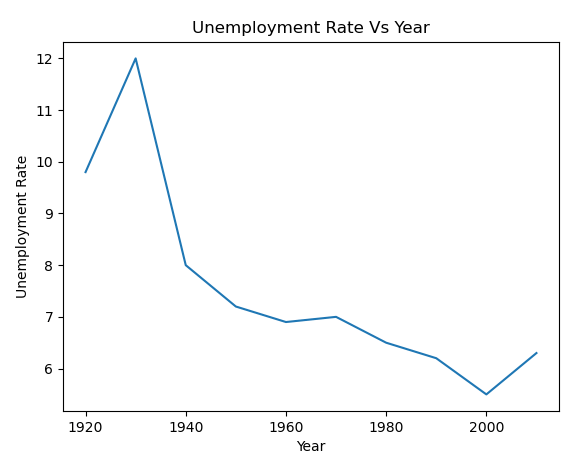
#> input picture sample_graphs/line simple.png, 571 x 461 px, found by its file name; the run also reads 1 picture not shown here
$ jupyter execute --allow-errors sandbox.ipynb
#> lines starting #> are read from the running program, lines starting #| are printed output that depends on the picture; after the words box and inside, x2 and y2 are one past the last pixel; in counts of white or black regions, pixels touching at a corner belong together; long printed decimals are rounded
### deprecated_mvp/graph_reader_mvp.py
import cv2
import matplotlib.pyplot as plt
import numpy as np
from sklearn.cluster import KMeans
from logging import Logger

logger = Logger("Graph Reader", level="DEBUG")


def get_curve_point(image, x):
    min_indexes = np.where(image[:, x] == np.min(image[:, x]))
    return int(np.mean(min_indexes))


# [97 lines left out: functions get_axis_scale, main_v0, get_curve_roi, get_all_rois, compute_kmeans, count_curves, not called in this run]


def get_curve_number(roi):
    grey_roi = cv2.cvtColor(roi, cv2.COLOR_BGR2GRAY)
    return max([count_curves(grey_roi, int(i * grey_roi.shape[1] / 6)) for i in range(2, 6)])

### graph_reader.py
import cv2
import matplotlib.pyplot as plt
import numpy as np
from sklearn.cluster import KMeans
from logging import Logger
import os

import pytesseract
from pytesseract.pytesseract import Output

from utils import is_number

# Local Tesseract
pytesseract.pytesseract.tesseract_cmd = "C:\\Program Files\\Tesseract-OCR\\tesseract.exe"
# Heroku app
# pytesseract.pytesseract.tesseract_cmd = "/app/.apt/usr/bin/tesseract"

logger = Logger("Graph Reader", level="DEBUG")


class GraphReader:
    def __init__(self) -> None:
        self.source_name = None

    # [172 lines left out: functions from_image, display_graph, get_graph_image, get_curve_colors, detect_axis_ticks, get_ticks_indexes and 4 more, not called in this run]

    def compute_bg_index(self):
        index_value_counts = [(self.mask_curve_roi == i).sum() for i in np.unique(self.mask_curve_roi)]
        return np.argmax(index_value_counts)

    # [132 lines left out: functions get_axis_scale, get_min_max_values, get_min_max_pixels, compute_axis_scales, read_curves, filter_empty_points and 6 more, not called in this run]

    def get_curve_number(self):
        grey_roi = cv2.cvtColor(self.curve_roi, cv2.COLOR_BGR2GRAY)
        return max([self.count_curves(grey_roi, int(i * grey_roi.shape[1] / 6)) for i in range(2, 6)])


def get_curve_point(image, x):
    min_indexes = np.where(image[:, x] == np.min(image[:, x]))
    return int(np.mean(min_indexes))


# [23 lines that do not run on import are left out]

# [74 lines of commented-out code are left out]

### sandbox.ipynb
# MVP example
Simple trial with a unique curve and user giving min/max values for x and y

[cell 1]
import deprecated_mvp.graph_reader_mvp as gr_mvp
import cv2
import matplotlib.pyplot as plt
import numpy as np
from importlib import reload
reload(gr_mvp)

[cell 2]
x0, x1 = 1920, 2010
y0, y1 = 5.5, 12
sample_line = r"sample_graphs\line simple.png"
color_img = cv2.imread(sample_line)
#> color_img is the input picture: shape (461, 571, 3); mean B, G, R 250.6, 250.2, 249.7

x, y, grey_roi, roi = gr_mvp.main_v0(color_img, x0, x1, y0, y1, nb_points=200)
#> in get_curve_roi, `edges = cv2.Canny(grey_img, 50, 150, apertureSize=3)`:
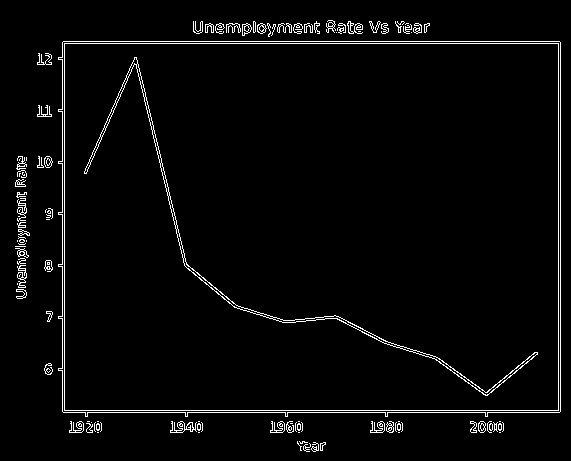
#> edges: shape (461, 571); 3% white in thin lines or dots, all inside (x1, y1, x2, y2) = (15, 20, 561, 452)
#> in get_curve_roi, `contours = cv2.findContours(edges, cv2.RETR_EXTERNAL, cv2.CHAIN_APPROX..`: contours = 107 contours, 71 with area under 20; largest, box (x1, y1, x2, y2) and area: (58, 41, 561, 417) 184864, (170, 421, 197, 433) 112, (242, 23, 252, 36) 78, (44, 156, 53, 168) 70, (17, 265, 27, 288) 69
#> the loop in get_curve_roi, `for cnt in contours:` made 107 passes
#> in get_curve_roi, `x_min, y_min = np.min(biggest_rectangle, axis=0)`: x_min = 62; y_min = 41
#> in get_curve_roi, `x_max, y_max = np.max(biggest_rectangle, axis=0)`: x_max = 560; y_max = 412
#> in main_v0, `x_lower, y_lower, width, height = cv2.boundingRect(binary_roi)`: x_lower = 19; y_lower = 13; width = 454; height = 339
#> in main_v0, `x_upper = x_lower + width`: x_upper = 473
#> in main_v0, `y_upper = y_lower + height`: y_upper = 352
#> in main_v0, `x_scale = get_axis_scale(x_min_value, x_max_value, x_lower, x_upper)`: x_scale = 0.198
#> in main_v0, `y_scale = get_axis_scale(y_min_value, y_max_value, y_lower, y_upper)`: y_scale = 0.0192
#| Scale coefficient X-axis: 0.1982
#| Scale coefficient Y-axis: 0.01917
#> in get_curve_point, `min_indexes = np.where(image[:, x] == np.min(image[:, x]))`: min_indexes = ([128],)
#> in main_v0, `y_points = np.array([get_curve_point(image=grey_roi, x=int(x)) for x i..`: y_points = 200 values, max 349 at index 177, min 16 at index 22, mean 246.8
#> x = 200 values from 1920 to 2009.8; y = 200 values, max 11.94 at index 22, min 5.56 at index 177, mean 7.52
plt.figure(figsize=(10, 8))
plt.scatter(x,y)
plt.show()

[cell 3]
max(y)
#> Out = 11.94

[cell 4]
x0, x1 = -10, 10
y0, y1 = 0, 100
sample_line = r"sample_graphs\parabole.png"
color_img = cv2.imread(sample_line)
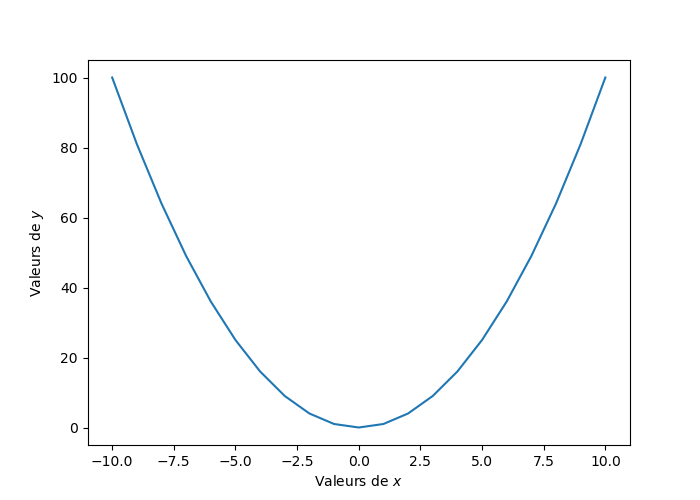
#> input picture sample_graphs/parabole.png, 700 x 500 px, found by its file name
#> color_img is the input picture: shape (500, 700, 3); mean B, G, R 252, 251.7, 251.2

x, y, grey_roi, roi = gr_mvp.main_v0(color_img, x0, x1, y0, y1, nb_points=200)
#> call 2 of main_v0, with x_min_value = -10, x_max_value = 10, y_min_value = 0, y_max_value = 100, nb_points = 200
#> in get_curve_roi (call 2), `contours = cv2.findContours(edges, cv2.RETR_EXTERNAL, cv2.CHAIN_APPROX..`: contours = 93 contours, 70 with area under 20; largest, box (x1, y1, x2, y2) and area: (83, 59, 632, 451) 210661, (60, 142, 78, 154) 85, (612, 455, 621, 467) 72, (483, 455, 492, 467) 72, (349, 455, 358, 467) 72
#> the loop in get_curve_roi (call 2), `for cnt in contours:` made 93 passes
#> in main_v0 (call 2), `binary_roi = cv2.bitwise_not(grey_roi)`:
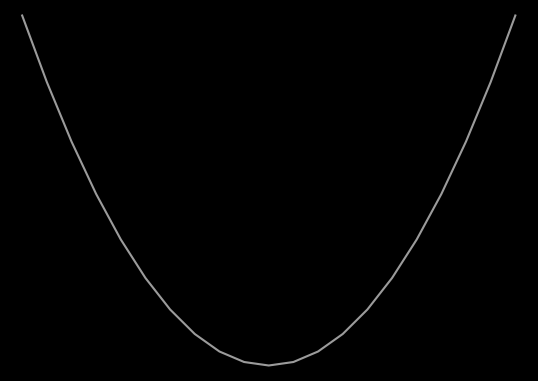
#> binary_roi: shape (381, 538); min 0, max 155, mean 1.4
#> in main_v0 (call 2), `x_lower, y_lower, width, height = cv2.boundingRect(binary_roi)`: x_lower = 20; y_lower = 14; width = 497; height = 353
#> in main_v0 (call 2), `x_upper = x_lower + width`: x_upper = 517
#> in main_v0 (call 2), `y_upper = y_lower + height`: y_upper = 367
#> in main_v0 (call 2), `x_scale = get_axis_scale(x_min_value, x_max_value, x_lower, x_upper)`: x_scale = 0.0402
#> in main_v0 (call 2), `y_scale = get_axis_scale(y_min_value, y_max_value, y_lower, y_upper)`: y_scale = 0.283
#| Scale coefficient X-axis: 0.04024
#| Scale coefficient Y-axis: 0.2833
#> in main_v0 (call 2), `y_points = np.array([get_curve_point(image=grey_roi, x=int(x)) for x i..`: y_points = 200 values, max 365 at index 99, min 14 at index 0, mean 245
#> x = 200 values from -10 to 9.96; y = 200 values, max 100 at index 0, min 0.567 at index 99, mean 34.56
plt.figure(figsize=(10, 8))
plt.scatter(x,y)
plt.show()

[cell 5]
x0, x1 = 0, 10
y0, y1 = -1, 1
sample_line = r"sample_graphs\sin.png"
color_img = cv2.imread(sample_line)
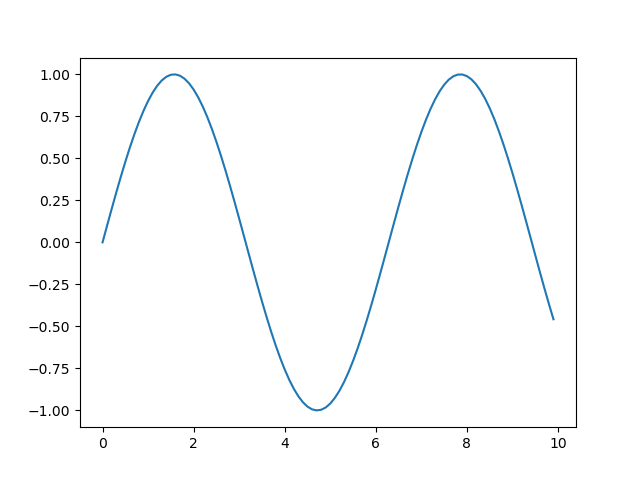
#> input picture sample_graphs/sin.png, 640 x 480 px, found by its file name
#> color_img is the input picture: shape (480, 640, 3); mean B, G, R 251.9, 251.4, 250.7

x, y, grey_roi, roi = gr_mvp.main_v0(color_img, x0, x1, y0, y1, nb_points=200)
#> call 3 of main_v0, with x_min_value = 0, x_max_value = 10, y_min_value = -1, y_max_value = 1, nb_points = 200
#> in get_curve_roi (call 3), `contours = cv2.findContours(edges, cv2.RETR_EXTERNAL, cv2.CHAIN_APPROX..`: contours = 67 contours, 49 with area under 20; largest, box (x1, y1, x2, y2) and area: (75, 57, 578, 433) 184891, (99, 437, 108, 449) 72, (52, 237, 61, 249) 72, (40, 237, 49, 249) 72, (40, 195, 49, 207) 72
#> in main_v0 (call 3), `binary_roi = cv2.bitwise_not(grey_roi)`:
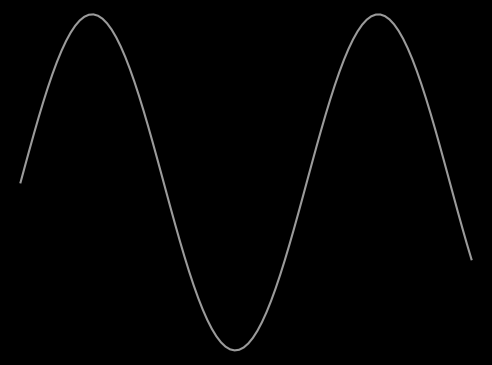
#> binary_roi: shape (365, 492); min 0, max 155, mean 2.2
#> in main_v0 (call 3), `x_lower, y_lower, width, height = cv2.boundingRect(binary_roi)`: x_lower = 19; y_lower = 13; width = 454; height = 339
#> in main_v0 (call 3), `x_upper = x_lower + width`: x_upper = 473
#> in main_v0 (call 3), `y_upper = y_lower + height`: y_upper = 352
#> in main_v0 (call 3), `x_scale = get_axis_scale(x_min_value, x_max_value, x_lower, x_upper)`: x_scale = 0.022
#> in main_v0 (call 3), `y_scale = get_axis_scale(y_min_value, y_max_value, y_lower, y_upper)`: y_scale = 0.0059
#| Scale coefficient X-axis: 0.02203
#| Scale coefficient Y-axis: 0.0059
#> in main_v0 (call 3), `y_points = np.array([get_curve_point(image=grey_roi, x=int(x)) for x i..`: y_points = 200 values, max 350 at index 95, min 14 at index 31, mean 150.2
#> x = 200 values from 0 to 9.98; y = 200 values, max 0.994 at index 31, min -0.988 at index 95, mean 0.191
plt.figure(figsize=(10, 8))
plt.scatter(x,y)
plt.show()

# V0 Test:

[cell 6]
import graph_reader
import cv2
import matplotlib.pyplot as plt
import numpy as np
from importlib import reload
reload(graph_reader)

[cell 7]
sample_line = r"sample_graphs\double_sincos.png"
# sample_line = r"sample_graphs\lineaire_multiple_sans_legende.png"
# sample_line = r"sample_graphs\tiretee.png"
# sample_line = r"sample_graphs\double_tiretee_simple.png"

gr = graph_reader.GraphReader()
# gr.from_image(sample_line, nb_points=300, automatic_scale=False, x_min_value=0, x_max_value=5,y_min_value=0,y_max_value=25)
#> (the rest of this cell did not finish here and is left out)

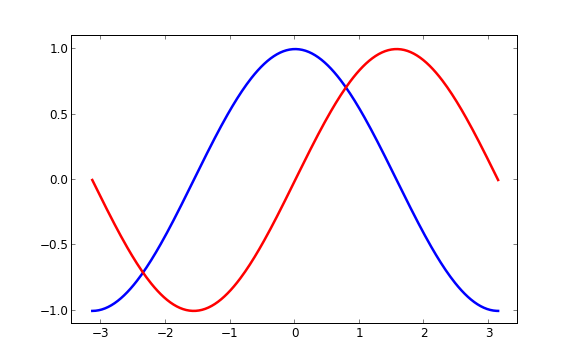
#> input picture sample_graphs/double_sincos.png, 576 x 360 px, found by its file name
#> in from_image, self.color_image is the input picture: shape (360, 576, 3); mean B, G, R 250.5, 248.4, 250.6
#> in get_all_rois, `contours = cv2.findContours(edges, cv2.RETR_EXTERNAL, cv2.CHAIN_APPROX..`: contours = 30 contours, 20 with area under 20; largest, box (x1, y1, x2, y2) and area: (72, 36, 517, 323) 126984, (41, 239, 57, 250) 75, (60, 305, 68, 316) 60, (60, 174, 68, 185) 60, (60, 43, 68, 54) 60
#> the loop in get_all_rois, `for cnt in contours:` made 30 passes
#> in get_all_rois, `self.curve_roi_x_min, self.curve_roi_y_min = np.min(biggest_rectangle,..`: self.curve_roi_x_min = 72; self.curve_roi_y_min = 36
#> in get_all_rois, `self.curve_roi_x_max, self.curve_roi_y_max = np.max(biggest_rectangle,..`: self.curve_roi_x_max = 516; self.curve_roi_y_max = 322
#> the loop in count_curves, `for pixel in gray_roi[:, x]:` made 280 passes
#> after the loop in count_curves, `for pixel in gray_roi[:, x]:`: nb_curves = 2
#> the loop in count_curves (call 2), `for pixel in gray_roi[:, x]:` made 280 passes
#> in compute_kmeans, `return result.reshape(curve_roi.shape[:2])`:
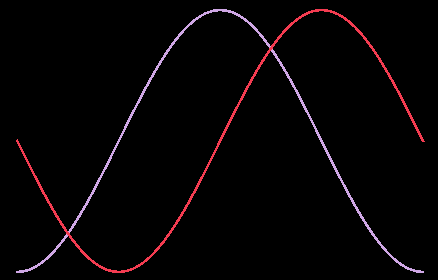
#> returned value: shape (280, 438) int32; 3 distinct labels, from 0 to 2; one colour per label, 0 black
#> in compute_bg_index, `index_value_counts = [(self.mask_curve_roi == i).sum() for i in np.uni..`: index_value_counts = [119118, 1767, 1755]
#> in from_image, `self.background_index = self.compute_bg_index()`: self.background_index = 0
#> in from_image, `self.curves_index = sorted([i for i in np.unique(self.mask_curve_roi) ..`: self.curves_index = [1, 2]
#> the loop in get_curve_colors, `for curve_id in self.curves_index:` made 2 passes
#> after the loop in get_curve_colors, `for curve_id in self.curves_index:`: self.curves_color = [[254.7, 26.66, 26.92], [27.22, 27.11, 254.9]]
#> in detect_axis_ticks, `_, bw_y_axis = cv2.threshold(cv2.cvtColor(self.y_axis_roi, cv2.COLOR_B..`:
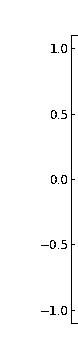
#> bw_y_axis: shape (360, 78); 97.9% white; black in thin lines or dots, all inside (x1, y1, x2, y2) = (41, 35, 78, 324)
#> in get_ticks_indexes, `positive_matches = np.where(line == 0)[0]`: positive_matches = empty array
#> in detect_axis_ticks, `x_ticks = self.get_ticks_indexes(bw_x_axis[int(self.axis_margin * 1.4)..`: x_ticks = []
#> in detect_axis_ticks, `x_ticks = self.get_ticks_indexes(bw_x_axis[int(self.axis_margin * 0.7)..`: x_ticks = [71, 100, 165, 230, 294, 359, 423, 488, 517]
#> in detect_axis_ticks, `x_ticks = x_ticks[1: -1]`: x_ticks = [100, 165, 230, 294, 359, 423, 488]
#| y index 7
#> in detect_axis_ticks, `y_ticks = self.get_ticks_indexes(bw_y_axis[:, -int(self.axis_margin * ..`: y_ticks = []
#> in detect_axis_ticks, `y_ticks = self.get_ticks_indexes(bw_y_axis[:, -int(self.axis_margin * ..`: y_ticks = [35, 48, 114, 179, 244, 310, 323]
#> in detect_axis_ticks, `y_ticks = y_ticks[1: -1]`: y_ticks = [48, 114, 179, 244, 310]
#> in match_values_to_ticks, `x_ticks, y_ticks = self.detect_axis_ticks()`: x_ticks = [100, 165, 230, 294, 359, 423, 488]; y_ticks = [48, 114, 179, 244, 310]
#> (the call stopped at in detect_x_values, `boxes = pytesseract.image_to_data(bigger, output_type=Output.DICT, con..`: pytesseract is not available in this run)
#> in compute_axis_scales, `self.x_lower, self.y_lower, width, height = cv2.boundingRect(binary_roi)`: self.x_lower = 0; width = 425; height = 273

[cell 8]
plt.imshow(gr.mask_curve_roi==1)
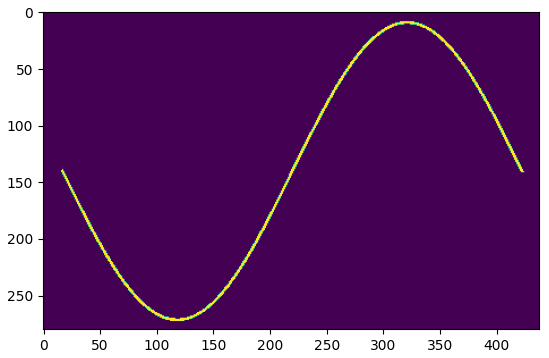
#> figure drawn by matplotlib, 1 panel

#> (a cell that did not finish here is left out)

#> (a cell that did not finish here is left out)

[cell 11]
a=list(range(10))
a

[cell 12]
[x for x in a if x>0 and x<9]
#> Out = [1, 2, 3, 4, 5, 6, 7, 8]

[cell 13]
plt.figure(figsize=(10, 8))
#> (the rest of this cell did not finish here and is left out)

# Trials

[cell 14]
from sklearn.cluster import KMeans
import graph_reader
import deprecated_mvp.graph_reader_mvp as gr_mvp
import cv2
import matplotlib.pyplot as plt
import numpy as np
from importlib import reload
reload(graph_reader)
sample_line = r"sample_graphs\line simple.png"
sample_line = r"sample_graphs\double_sincos.png"
# sample_line = r"sample_graphs\lineaire_multiple.png"
# sample_line = r"sample_graphs\lineaire_multiple_sans_legende.png"
color_img = cv2.imread(sample_line)
roi = gr_mvp.get_curve_roi(color_img)
result = gr_mvp.compute_kmeans(roi, nb_clusters=3, use_HSV=False)

[cell 15]
a = np.array([1, 2 ,4 ,10, 5 , 6 ,9, 10])
b = np.array([1, 2, 3, 4, 5, 6, 7, 8])

[cell 16]
np.where(a==110)[0].size

[cell 17]
if np.where(a==110)==np.array([]):
    print('a')

[cell 18]
grey_roi = cv2.cvtColor(roi, cv2.COLOR_BGR2GRAY)
_, bandw = cv2.threshold(grey_roi, 200,255,cv2.THRESH_BINARY)
# bandw = grey_roi
binary_roi = cv2.bitwise_not(bandw)
plt.imshow(binary_roi)
x_lower, y_lower, width, height = cv2.boundingRect(binary_roi)
x_upper = x_lower + width
y_upper = y_lower + height

grey_box = grey_roi[y_lower:y_upper, x_lower:x_upper]
#> grey_box: shape (273, 425)
plt.figure(figsize=(12, 9))
plt.imshow(grey_box)

[cell 19]
from matplotlib.colors import ListedColormap

plt.figure(figsize=(12, 9))
plt.imshow(result)

[cell 20]
y, x = np.where(result==2)
plt.scatter(x, np.max(y)-y)

[cell 21]
plt.figure(figsize=(12, 9))
plt.imshow(result==0)

# Detect axis ticks

## Trial with pattern matching
FAILED

[cell 22]
grey_ax = cv2.cvtColor(gr.x_axis_roi, cv2.COLOR_BGR2GRAY)
plt.imshow(grey_ax)

[cell 23]
template = cv2.imread(r"sample_graphs\template_below_xticks.png", 0)
#> (the rest of this cell did not finish here and is left out)

[cell 24]
plt.figure(figsize=(12,10))
#> (the rest of this cell did not finish here and is left out)

## Using houglines to detect vertical lines
The ticks are too small

[cell 25]
minLineLength=3
grey_img = cv2.cvtColor(gr.x_axis_roi, cv2.COLOR_BGR2GRAY)
cv2.imwrite("bandw.jpg", grey_img)

edges = cv2.Canny(grey_img,50,150,apertureSize = 3)
#> edges: shape (44, 576); 4.9% white in thin lines or dots, all inside (x1, y1, x2, y2) = (70, 0, 519, 22)
cv2.imwrite('canny.jpg',edges)
lines = cv2.HoughLinesP(image=edges,rho=1,theta=np.pi/180, threshold=100,lines=np.array([]), minLineLength=minLineLength,maxLineGap=80)

a,b,c = lines.shape
for i in range(a):
    cv2.line(gr.x_axis_roi, (lines[i][0][0], lines[i][0][1]), (lines[i][0][2], lines[i][0][3]), (0, 0, 255), 1, cv2.LINE_AA)
    cv2.imwrite('houghlines5.jpg',gr.x_axis_roi)
#> this loop made 2 passes
#> pass 2, `cv2.imwrite('houghlines5.jpg',gr.x_axis_roi)`:
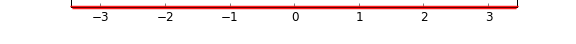
#> saved as houghlines5.jpg: shape (44, 576, 3); mean B, G, R 238.6, 238.6, 250.5

## Manual detection
This should work but it is prone to edge cases

[cell 26]
grey_ay = cv2.cvtColor(gr.y_axis_roi, cv2.COLOR_BGR2GRAY)
# plt.imshow(grey_ax <10)
_, bandw = cv2.threshold(grey_ay, 150,255,cv2.THRESH_BINARY)
plt.imshow(bandw)

[cell 27]
reload(graph_reader)

sample_line = r"sample_graphs\double_tiretee_simple.png"
sample_line = r"sample_graphs\parabole.png"
# [4 lines of commented-out code are left out]
sample_line = r"sample_graphs\lineaire.png"

gr = graph_reader.GraphReader()
#> (the rest of this cell did not finish here and is left out)

#> the loop in get_all_rois, `for cnt in contours:` made 26 passes
#> the loop in get_curve_colors, `for curve_id in self.curves_index:` made 1 pass
#| y index 10
#> (the call stopped at in detect_x_values, `boxes = pytesseract.image_to_data(bigger, output_type=Output.DICT, con..`: pytesseract is not available in this run)
# x_ticks, y_ticks = gr.detect_axis_ticks()

#> (a cell that did not finish here is left out)

[cell 29]
np.mean(gr.curve_roi[gr.mask_curve_roi == 1], axis = 0)
#> Out = [189.8, 137.1, 60.92]

#> (a cell that did not finish here is left out)

## Trial to read axis legends with DocTR
Did not work, I have to check if it works better with PDF or if it is just that the text is too small

[cell 31]
from doctr.io import DocumentFile
from doctr.models import ocr_predictor

#> (the rest of this cell did not finish here and is left out)

#> (a cell that did not finish here is left out)

[cell 33]
result

## Trial to read axis legends with Tesseract

[cell 34]
import pytesseract
from pytesseract.pytesseract import Output

pytesseract.pytesseract.tesseract_cmd = 'C:\\Program Files\\Tesseract-OCR\\tesseract.exe'

[cell 35]
# boxes = pytesseract.image_to_data(gr.x_axis_roi, output_type=Output.DICT )
# boxes = pytesseract.image_to_data(gr.y_axis_roi[:, 25:], output_type=Output.DICT, config="--psm 6 digits" )
scaling_ratio = 3
bigger = cv2.resize(gr.y_axis_roi, np.array(gr.y_axis_roi.shape[:2][::-1]) * scaling_ratio)
bigger = cv2.erode(bigger, None, iterations=2)
bigger = cv2.dilate(bigger, None, iterations=1)
# boxes = pytesseract.image_to_data(bigger[:, 55:], output_type=Output.DICT, config="--psm 6 digits" )
#> (the rest of this cell did not finish here and is left out)

#> (a cell that did not finish here is left out)

[cell 37]
legend = []
axis_values = []

def is_number(s):
    """ Returns True is string is a number. """
    return s.replace('.','',1).replace('-', '', 1).isdigit()

right_align = 0

for txt, left, top, width, height in zip(boxes["text"], boxes["left"], boxes["top"], boxes["width"], boxes["height"]):
    if not txt or txt ==" ":
        continue
    if is_number(txt):
        print("axis value", txt)
        axis_values.append({"text": float(txt), "center_x": left + width/2, "center_y": top + height/2, "right": left + width})
        if left + width > right_align:
            right_align = left + width
    else:
        # print("legend", txt)
        legend.append({"text": txt, "center_x": left + width/2, "center_y": top + height/2})

[x for x in axis_values if x["right"]> right_align-10]

[cell 38]
np.array(boxes["left"]) + np.array(boxes["width"])

[cell 39]
t = '0.0'
t.isdigit()

[cell 40]
# update = cv2.dilate(gr.y_axis_roi, None, iterations=1)
# update = cv2.erode(gr.y_axis_roi, None, iterations=1)
# plt.imshow(update)
bigger = cv2.resize(gr.y_axis_roi, np.array(gr.y_axis_roi.shape[:2][::-1]) * 2)
# bigger = cv2.erode(bigger, None, iterations=2)
# bigger = cv2.dilate(bigger, None, iterations=1)
plt.imshow(bigger[:, 55:])

[cell 41]
axis_values

# To clean

[cell 42]
import cv2
import matplotlib.pyplot as plt
import numpy as np

[cell 43]
sample_line = r"C:\Users\Jeff\OneDrive - EPITA\coding projects\Graph Vision\sample graph\line simple.png"
color_img = cv2.imread(sample_line)

grey_img = cv2.cvtColor(color_img, cv2.COLOR_BGR2GRAY)
ret, thresh_img = cv2.threshold(color_img, 30,255,cv2.THRESH_BINARY)

cv2.imwrite("bandw.jpg", grey_img)
cv2.imwrite("thresh.jpg", thresh_img)
edges = cv2.Canny(grey_img,50,150,apertureSize = 3)
cv2.imwrite('canny.jpg',edges)
# [7 lines of commented-out code are left out]
